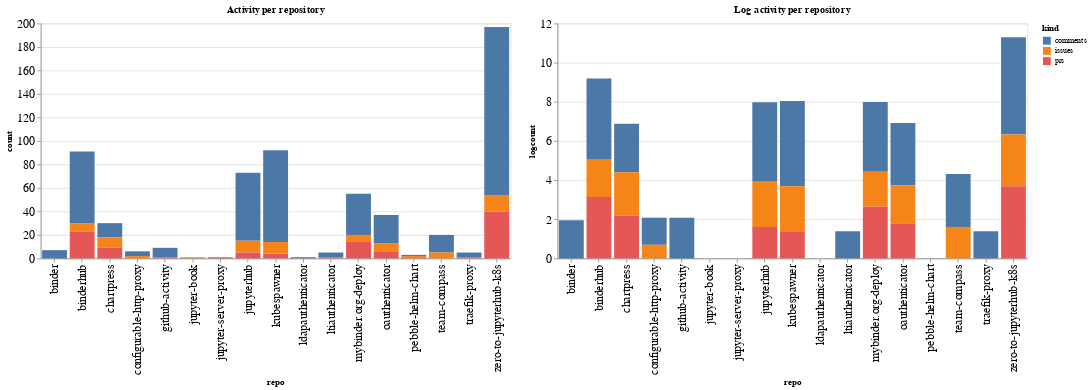

Here is the notebook cell this chart was saved with:
### Code cell
ch1 = alt.Chart(repo_summaries, width=600, title="Activity per repository").mark_bar().encode(
    x='repo',
    y='count',
    color='kind',
    tooltip="kind"
)

ch2 = alt.Chart(repo_summaries, width=600, title="Log activity per repository").mark_bar().encode(
    x='repo',
    y='logcount',
    color='kind',
    tooltip="kind"
)

ch1 | ch2

### Figure 1 — Vega-Lite specification as saved in the notebook (floating-point values rounded to 4 significant figures)
{"config": {"axisLeft": {"labelFontSize": 15}, "axisBottom": {"labelFontSize": 15}}, "hconcat": [{"mark": "bar", "encoding": {"color": {"type": "nominal", "field": "kind"}, "tooltip": {"type": "nominal", "field": "kind"}, "x": {"type": "nominal", "field": "repo"}, "y": {"type": "quantitative", "field": "count"}}, "title": "Activity per repository", "width": 600}, {"mark": "bar", "encoding": {"color": {"type": "nominal", "field": "kind"}, "tooltip": {"type": "nominal", "field": "kind"}, "x": {"type": "nominal", "field": "repo"}, "y": {"type": "quantitative", "field": "logcount"}}, "title": "Log activity per repository", "width": 600}], "data": {"name": "data-db89f4305d38841ad5426c5ad011c52a"}, "$schema": "https://vega.github.io/schema/vega-lite/v4.8.1.json", "datasets": {"data-db89f4305d38841ad5426c5ad011c52a": [{"repo": "binder", "kind": "comments", "count": 7, "logcount": 1.946}, {"repo": "binderhub", "kind": "comments", "count": 61, "logcount": 4.111}, {"repo": "binderhub", "kind": "issues", "count": 7, "logcount": 1.946}, {"repo": "binderhub", "kind": "prs", "count": 23, "logcount": 3.135}, {"repo": "chartpress", "kind": "comments", "count": 12, "logcount": 2.485}, {"repo": "chartpress", "kind": "issues", "count": 9, "logcount": 2.197}, {"repo": "chartpress", "kind": "prs", "count": 9, "logcount": 2.197}, {"repo": "configurable-http-proxy", "kind": "comments", "count": 4, "logcount": 1.386}, {"repo": "configurable-http-proxy", "kind": "issues", "count": 2, "logcount": 0.6931}, {"repo": "github-activity", "kind": "comments", "count": 8, "logcount": 2.079}, {"repo": "github-activity", "kind": "prs", "count": 1, "logcount": 0.0}, {"repo": "jupyter-book", "kind": "issues", "count": 1, "logcount": 0.0}, {"repo": "jupyter-server-proxy", "kind": "prs", "count": 1, "logcount": 0.0}, {"repo": "jupyterhub", "kind": "comments", "count": 58, "logcount": 4.06}, {"repo": "jupyterhub", "kind": "issues", "count": 10, "logcount": 2.303}, {"repo": "jupyterhub", "kind": "prs", "count": 5, "logcount": 1.609}, {"repo": "kubespawner", "kind": "comments", "count": 78, "logcount": 4.357}, {"repo": "kubespawner", "kind": "issues", "count": 10, "logcount": 2.303}, {"repo": "kubespawner", "kind": "prs", "count": 4, "logcount": 1.386}, {"repo": "ldapauthenticator", "kind": "comments", "count": 1, "logcount": 0.0}, {"repo": "ltiauthenticator", "kind": "comments", "count": 4, "logcount": 1.386}, {"repo": "ltiauthenticator", "kind": "prs", "count": 1, "logcount": 0.0}, {"repo": "mybinder.org-deploy", "kind": "comments", "count": 35, "logcount": 3.555}, {"repo": "mybinder.org-deploy", "kind": "issues", "count": 6, "logcount": 1.792}, {"repo": "mybinder.org-deploy", "kind": "prs", "count": 14, "logcount": 2.639}, {"repo": "oauthenticator", "kind": "comments", "count": 24, "logcount": 3.178}, {"repo": "oauthenticator", "kind": "issues", "count": 7, "logcount": 1.946}, {"repo": "oauthenticator", "kind": "prs", "count": 6, "logcount": 1.792}, {"repo": "pebble-helm-chart", "kind": "comments", "count": 1, "logcount": 0.0}, {"repo": "pebble-helm-chart", "kind": "issues", "count": 1, "logcount": 0.0}, {"repo": "pebble-helm-chart", "kind": "prs", "count": 1, "logcount": 0.0}, {"repo": "team-compass", "kind": "comments", "count": 15, "logcount": 2.708}, {"repo": "team-compass", "kind": "issues", "count": 5, "logcount": 1.609}, {"repo": "traefik-proxy", "kind": "comments", "count": 4, "logcount": 1.386}, {"repo": "traefik-proxy", "kind": "prs", "count": 1, "logcount": 0.0}, {"repo": "zero-to-jupyterhub-k8s", "kind": "comments", "count": 143, "logcount": 4.963}, {"repo": "zero-to-jupyterhub-k8s", "kind": "issues", "count": 14, "logcount": 2.639}, {"repo": "zero-to-jupyterhub-k8s", "kind": "prs", "count": 40, "logcount": 3.689}]}}
